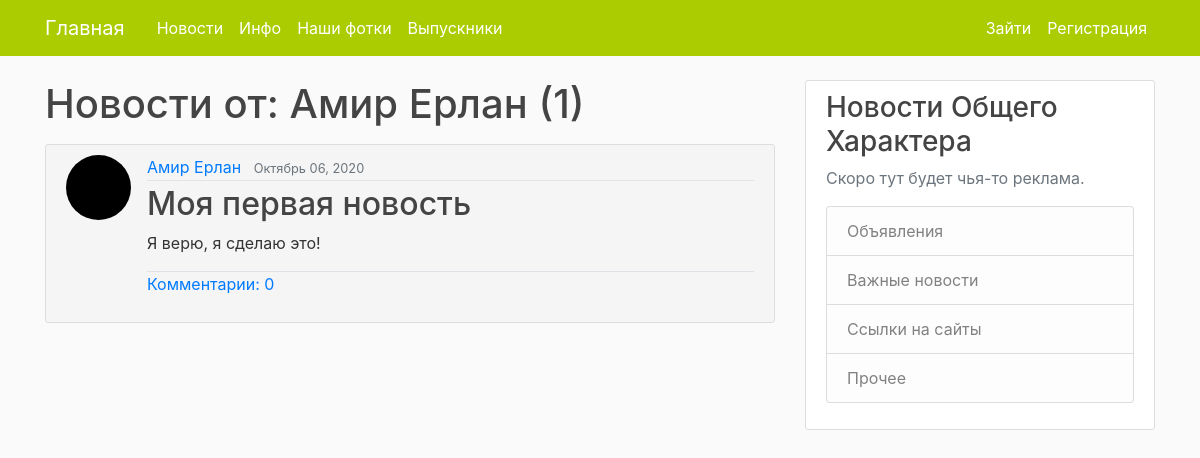
Screenshot of /user/Амир_Ерлан with the database file from the repository.
### BlogApp/models.py (models this page shows, shortened)
class Post(models.Model):
    title = models.CharField('Заголовок', max_length=100)
    content = models.TextField('Содержание')
    date_posted = models.DateTimeField(default=timezone.now)
    author = models.ForeignKey(User, on_delete=models.CASCADE)

### users/models.py (models this page shows, shortened)
class Profile(models.Model):
    user = models.OneToOneField(User, on_delete=models.CASCADE)
    image = models.ImageField(default="default.jpg", upload_to="profile_pics")
    nickname = models.CharField(max_length=100, null=True, blank=True)
    birthday = models.DateField(null=True, blank=True)
    cap = models.BooleanField(null=True, blank=True)
    left = models.IntegerField(null=True, blank=True)
    upper = models.IntegerField(null=True, blank=True)
    right = models.IntegerField(null=True, blank=True)
    lower = models.IntegerField(null=True, blank=True)

### BlogApp/views.py (the view)
# urls.py: path('user/<str:username>', UserPostListView.as_view(), name="user-posts"),
class UserPostListView(ListView):
    model = Post
    template_name = "BlogApp/user_posts.html" # <app>/<model>_<viewtype>.html
    context_object_name = "posts"
    paginate_by = 5
    def get_queryset(self):
        user = get_object_or_404(User, username=self.kwargs.get("username"))
        return Post.objects.filter(author=user).order_by("-date_posted")

### users/templatetags/name_filter.py (called while the page is built)
@register.filter(name='cutter')
@stringfilter
def cutter(value):
    return value.replace('_', ' ')

### BlogApp/templates/BlogApp/user_posts.html (shortened to what this page needs)
{% extends "BlogApp/base.html" %}
{% load name_filter %}
{% block content %}
    <h1 class="mb-3">Новости от: {{ view.kwargs.username|cutter }} ({{ page_obj.paginator.count }})</h1>
    {% for post in posts %}
            <article class="media content-section" style="background-color:#f5f5f5;">
                <img class="rounded-circle article-img" src="{{ post.author.profile.image.url }}">
              <div class="media-body">
                <div class="article-metadata">
                  <a class="mr-2" href="{% url 'user-posts' post.author.username %}">{{ post.author|cutter }}</a>
                  <small class="text-muted">{{ post.date_posted|date:"F d, Y" }}</small>
                </div>
                <h2><a class="article-title" href="{% url 'post-detail' post.id %}">{{ post.title }}</a></h2>
                <p class="article-content">{{ post.content }}</p>
                <p class="article-content border-top"><a href="{% url 'post-detail' post.id %}">Комментарии: {{ post.commentsonpost_set.count }}</a></p>
              </div>
            </article>
    {% endfor %}
{% endblock content %}

### BlogApp/static/BlogApp/main.css (style rules this page uses)
body { background: #fafafa; color: #333333; margin-top: 5rem; }
h1, h2, h3, h4, h5, h6 { color: #444444; }
.content-section { background: #ffffff; padding: 10px 20px; border: 1px solid #dddddd; border-radius: 3px; margin-bottom: 20px; }
.article-title { color: #444444; }
.article-content { white-space: pre-line; }
.article-img { height: 65px; width: 65px; margin-right: 16px; }
.article-metadata { padding-bottom: 1px; margin-bottom: 4px; border-bottom: 1px solid #e3e3e3 }

### rows the page displays
Post: author.profile.image (picture), author "Амир Ерлан", date_posted "Октябрь 06, 2020", title "Моя первая новость", content "Я верю, я сделаю это!", commentsonpost_set.count "0"

### other values shown
{{ view.kwargs.username|cutter }} "Амир Ерлан"
{{ page_obj.paginator.count }} "1"
